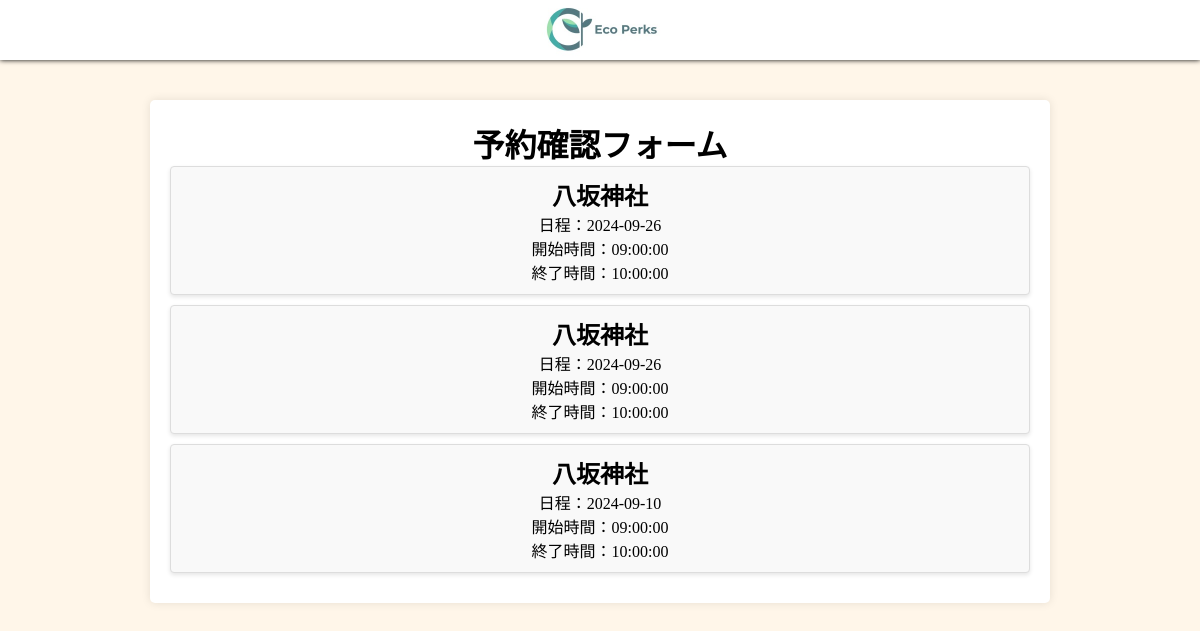
Before: /PHP/yoyakukakunin.php with the older database file.
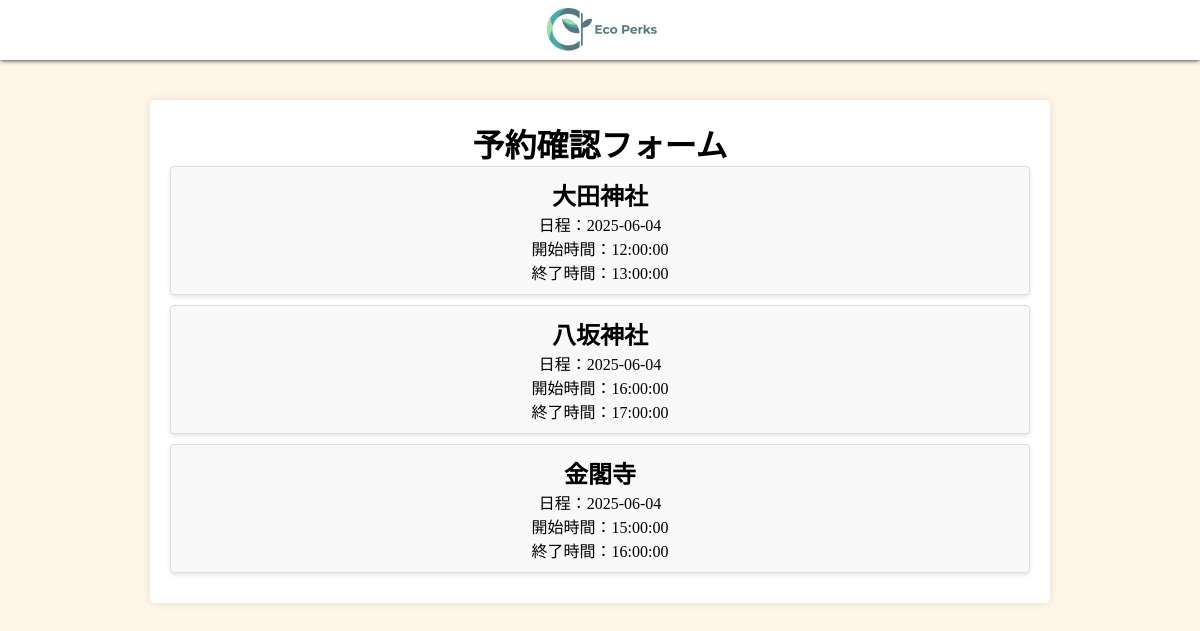
After: the same page with the newer database file.
### tables this page shows
CREATE TABLE `yoyaku` (
  `id` int(11) NOT NULL,
  `username` varchar(255) NOT NULL,
  `reservation_date` date NOT NULL,
  `area_id` int(11) NOT NULL,
  `start_time` time NOT NULL,
  `end_time` time NOT NULL,
  `status` int(11) DEFAULT 0,
  `created_at` timestamp NOT NULL DEFAULT current_timestamp(),
  `update_at` timestamp NOT NULL DEFAULT current_timestamp(),
  `location` varchar(255) DEFAULT NULL
);

### PHP/yoyakukakunin.php (the view, shortened to what this page needs)
<!DOCTYPE html>
<html>
<head>
    <link rel="stylesheet" href="../CSS/indexStyle.css">
    <link rel="stylesheet" href="../CSS/yoyakukakuninStyle.css">
</head>
<body>
    <header>
        <div class="flexBox">
            <div class="menu">
            </div>
            <div class="logo">
                <img src="../img/logo.jpg" alt="" class="logo2">
            </div>
            <div class="icon"></div>
        </div>
    </header>
    <?php
    require_once('db_connection.php');
    $location = '';
    try {
        $pdo = new PDO("mysql:host=$servername;dbname=$dbname;charset=utf8", $dbUsername, $password);
        $pdo->setAttribute(PDO::ATTR_ERRMODE, PDO::ERRMODE_EXCEPTION);
        $yoyakusql = "SELECT id, reservation_date, start_time, end_time, location FROM yoyaku WHERE location = :location";
        $stmt = $pdo->prepare($yoyakusql);
        $stmt->bindParam(':location', $location, PDO::PARAM_INT);
        $stmt->execute();
        $row = $stmt->fetchAll(PDO::FETCH_ASSOC);
        } catch (PDOException $e) {
            echo "<p>データベースエラー: " . $e->getMessage() . "</p>";
        } catch (Exception $e) {
            echo "<p>エラー: " . $e->getMessage() . "</p>";
        }
    ?>
            <div class="container">
            <h1>予約確認フォーム</h1>
                <?php
                        if($row){
                            foreach($row as $rows){
                                $location = $rows['location'];
                                echo "<li><h2>$location</h2>";
                                $reservation_date = $rows['reservation_date'];
                                echo "<p>日程：$reservation_date</p>";
                                $start_time = $rows['start_time'];
                                echo "<p>開始時間：$start_time</p>";
                                $end_time = $rows['end_time'];
                                echo "<p>終了時間：$end_time</p></li>";
                            }
                        } else {
                            throw new Exception("指定された施設が見つかりません。");
                        }
                ?>
            </div>
</body>
</html>

### CSS/indexStyle.css (style rules this page uses)
body { background-color: #FFF6E9; }
header { width: 100%; height: 60px; top: 0; background-color: white; position: fixed; z-index: 100; }
.menu { width: 100%; }
.logo { height: 60px; width: 100%; text-align: center ; }
.logo2 { height: 60px; }
.icon { width: 100%; }
.flexBox { display: flex; box-shadow: 0px 0px 5px; }

### CSS/yoyakukakuninStyle.css (style rules this page uses)
* { margin: 0; padding: 0; box-sizing: border-box; }
.container { max-width: 75%; margin: 100px auto; background-color: #fff; padding: 20px; border-radius: 5px; box-shadow: 0 0 10px rgba(0, 0, 0, 0.1); text-align: center; }
li { list-style: none; padding: 10px; margin-bottom: 10px; border: 1px solid #ddd; border-radius: 4px; background-color: #f9f9f9; box-shadow: 0 2px 4px rgba(0, 0, 0, 0.1); }

Changed rows visible on the page:
removed yoyaku: location "八坂神社", reservation_date "2024-09-26", start_time "09:00:00", end_time "10:00:00"
removed yoyaku: location "八坂神社", reservation_date "2024-09-26", start_time "09:00:00", end_time "10:00:00"
removed yoyaku: location "八坂神社", reservation_date "2024-09-10", start_time "09:00:00", end_time "10:00:00"
added yoyaku: location "大田神社", reservation_date "2025-06-04", start_time "12:00:00", end_time "13:00:00"
added yoyaku: location "八坂神社", reservation_date "2025-06-04", start_time "16:00:00", end_time "17:00:00"
added yoyaku: location "金閣寺", reservation_date "2025-06-04", start_time "15:00:00", end_time "16:00:00"
